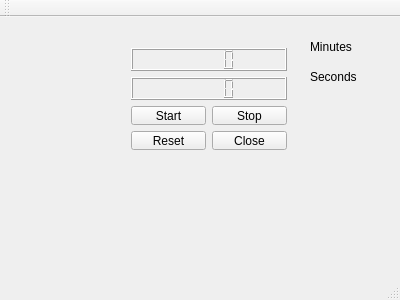
<?xml version="1.0" encoding="UTF-8"?>
<ui version="4.0">
 <class>MainWindow</class>
 <widget class="QMainWindow" name="MainWindow">
  <property name="geometry">
   <rect>
    <x>0</x>
    <y>0</y>
    <width>400</width>
    <height>300</height>
   </rect>
  </property>
  <property name="windowTitle">
   <string>MainWindow</string>
  </property>
  <widget class="QWidget" name="centralWidget">
   <widget class="QWidget" name="verticalLayoutWidget">
    <property name="geometry">
     <rect>
      <x>120</x>
      <y>20</y>
      <width>178</width>
      <height>124</height>
     </rect>
    </property>
    <layout class="QVBoxLayout" name="verticalLayout">
     <item>
      <widget class="QLCDNumber" name="lcdNumberMin"/>
     </item>
     <item>
      <widget class="QLCDNumber" name="lcdNumberSec"/>
     </item>
     <item>
      <layout class="QGridLayout" name="gridLayout_4">
       <item row="1" column="0">
        <widget class="QPushButton" name="resetButton">
         <property name="text">
          <string>Reset</string>
         </property>
        </widget>
       </item>
       <item row="0" column="0">
        <widget class="QPushButton" name="startButton">
         <property name="text">
          <string>Start</string>
         </property>
        </widget>
       </item>
       <item row="0" column="1">
        <widget class="QPushButton" name="stopButton">
         <property name="text">
          <string>Stop</string>
         </property>
        </widget>
       </item>
       <item row="1" column="1">
        <widget class="QPushButton" name="closeButton">
         <property name="text">
          <string>Close</string>
         </property>
        </widget>
       </item>
      </layout>
     </item>
    </layout>
   </widget>
   <widget class="QLabel" name="label">
    <property name="geometry">
     <rect>
      <x>310</x>
      <y>20</y>
      <width>63</width>
      <height>20</height>
     </rect>
    </property>
    <property name="text">
     <string>Minutes</string>
    </property>
   </widget>
   <widget class="QLabel" name="label_2">
    <property name="geometry">
     <rect>
      <x>310</x>
      <y>50</y>
      <width>63</width>
      <height>20</height>
     </rect>
    </property>
    <property name="text">
     <string>Seconds</string>
    </property>
   </widget>
  </widget>
  <widget class="QMenuBar" name="menuBar">
   <property name="geometry">
    <rect>
     <x>0</x>
     <y>0</y>
     <width>400</width>
     <height>25</height>
    </rect>
   </property>
  </widget>
  <widget class="QToolBar" name="mainToolBar">
   <attribute name="toolBarArea">
    <enum>TopToolBarArea</enum>
   </attribute>
   <attribute name="toolBarBreak">
    <bool>false</bool>
   </attribute>
  </widget>
  <widget class="QStatusBar" name="statusBar"/>
 </widget>
 <layoutdefault spacing="6" margin="11"/>
 <resources/>
 <connections/>
</ui>
